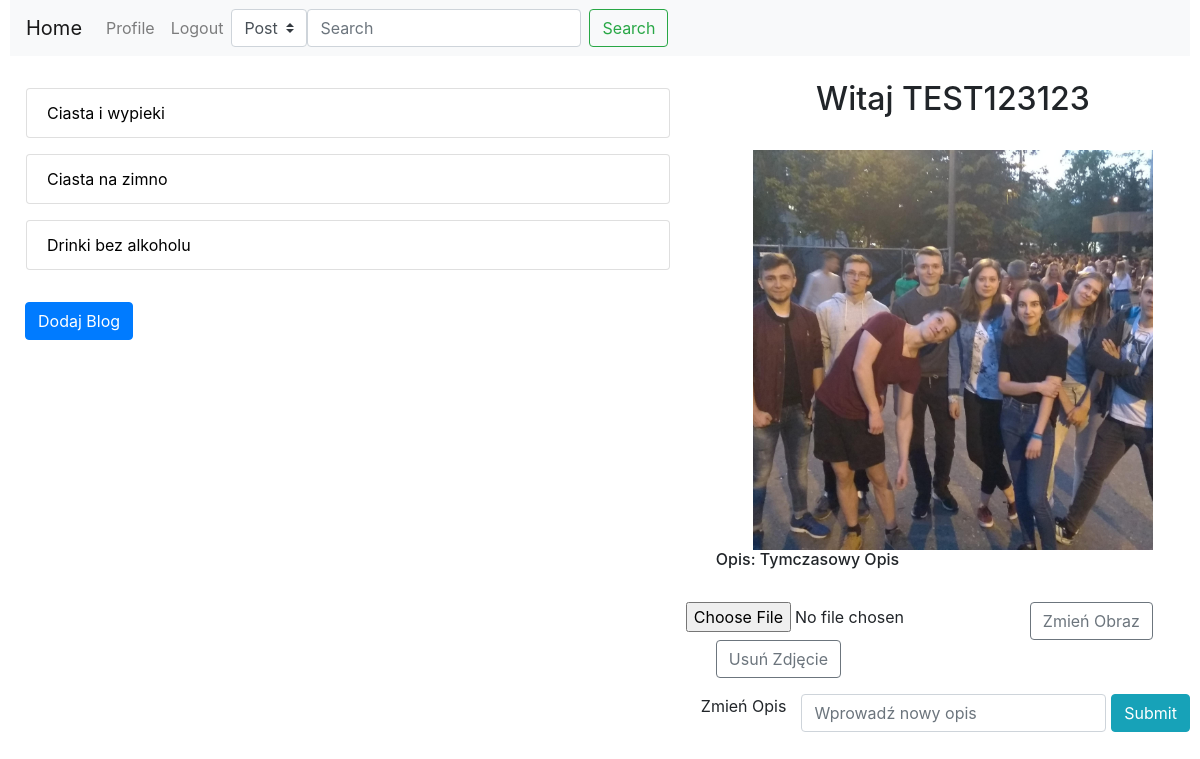
/profile/ (signed in), run on an earlier commit of the app's database.
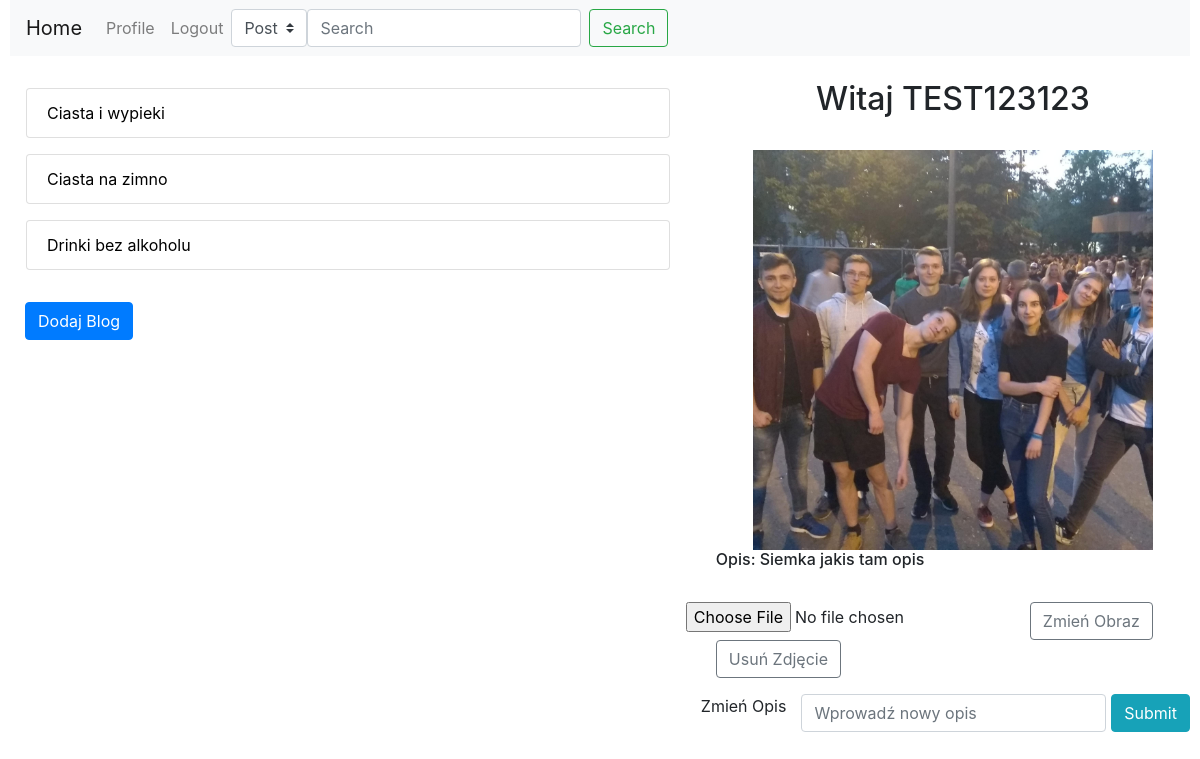
And on a later commit of the database.
### Blog/models.py (models this page shows, shortened)
class Profil(models.Model):
    User=models.OneToOneField(User,on_delete=models.CASCADE,primary_key=True)
    Zdjecie=models.ImageField(default='Profilowe/default_pic.jpg',upload_to=path_and_rename)
    Opis=models.CharField(max_length=1000,blank=True)

### Blog/views.py (the view)
# urls.py: path('profile/',views.profile,name='profile'),
def profile(request):
    if request.user.is_authenticated:
        p = models.Profil.objects.get(User=request.user)
        b = models.Blog.objects.filter(IDAutor = request.user)
        return render(request,"Blog/profile.html",{'account': p, 'blogs':b})
    else:
        messages.error(request,'Nie jesteś zalogowany !')
        return redirect('home')

### Blog/templates/Blog/profile.html (shortened to what this page needs)
{%extends 'Blog/base.html'%}
{%block content%}
<div class="row">
  <div class="col-7">
    {%if blogs%}
    <nav class="nav flex-column">
            <ul class="list-group" >
            {%for blog in blogs%}
            <a class="nav-link" href="{{blog.IDBlog}}/details">
              <div class="">
                <li class="list-group-item hovered">{{blog.Nazwa}}</li>
              </div>
            </a>
            {%endfor%}
            </ul>
          </nav>
          <br>
          {%else%}
          <h4>Nie masz żadnych blogów</h4>
          {%endif%}
    <div class="col-7">
      <button type="button" class="btn btn-primary" data-toggle="modal" data-target="#exampleModalCentered">
        Dodaj Blog
      </button>
    </div>
  </div>
  <div class="col-5">
      <div class="text-center">
         <h2>Witaj {{account.User.username}}</h2>
      </div>
      <br>
          <div class="form-group">
            <div class="text-center" >
              <img src="/Obrazki/{{account.Zdjecie}}"  height="400">
            </div>
            <div>
              <h6>Opis: {{account.Opis}}</h6>
            </div>
            <br>
            <div class="row">
                <form action="{% url 'newImage' %}" method="POST" enctype="multipart/form-data">
                  <div class="row">
                        <input type="file" name="Zdjecie" accept="image/png, image/jpeg">
                        <button class="btn btn-outline-secondary" type="submit">Zmień Obraz</button>
                  </div>
                </form>
              <div class="col">
                <form action="{% url 'default_pic' %}" method="GET">
                  <button type="submit" class="btn btn-outline-secondary"> Usuń Zdjęcie</button>
                </form>
              </div>
            </div>
          </div>
              <form action="/editOpis/" method="post">
              <div class="row">
                    <label for="OpisForm">Zmień Opis</label>
                  <div class="col">
                      <input type="text" class="form-control" id="OpisForm" name="OpisForm" placeholder="Wprowadź nowy opis">
                  </div>
                  <div class="col-2">
                    <input type="submit" style="float:right" class="btn btn-info" id="OpisFormBtn">
                  </div>
              </div>
              </form>
  </div>
</div>
{%endblock%}

What changed in the data, as far as the page shows it:
changed Profil "TEST123123": Opis "Tymczasowy Opis" → "Siemka jakis tam opis"
